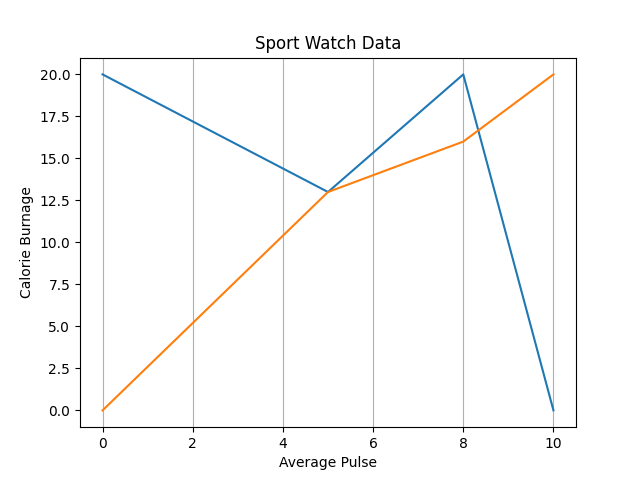

Recreate this plot in Python.
import matplotlib.pyplot as mp
import numpy as np
mp.plot(np.array([0,5,8,10]),np.array([20,13,20,0]),np.array([0,5,8,10]),np.array([0,13,16,20]))
mp.title("Sport Watch Data")
mp.xlabel("Average Pulse")
mp.ylabel("Calorie Burnage")
mp.grid(axis="x")
mp.show()
